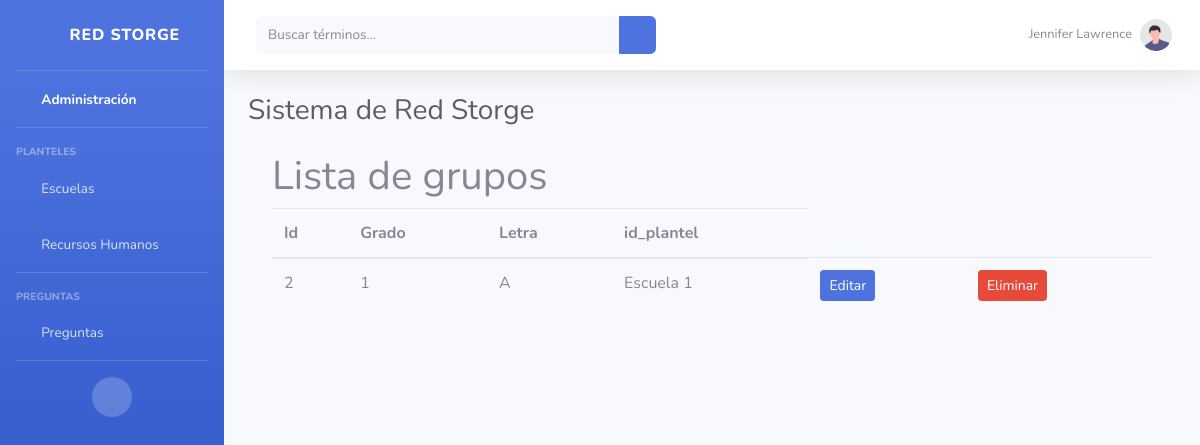
The page /escuelas/lista_grupos (signed in) on the database as committed earlier.
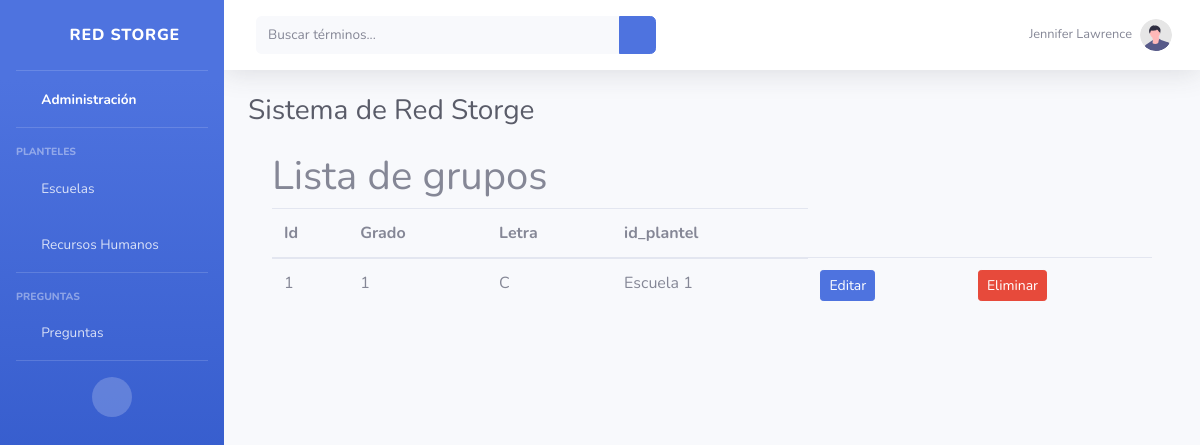
The same page on the database as committed later.
### escuelas/models.py (models this page shows, shortened)
class Grupo(models.Model):
    id_grupo = models.IntegerField(primary_key=True)
    grado = models.IntegerField()
    letra = models.CharField(max_length=1)
    id_palntel = models.ForeignKey("escuelas.Plantel", \
        verbose_name="plantel", on_delete=models.CASCADE)

class Plantel(models.Model):
    id_plantel = models.IntegerField(primary_key=True)
    nombre_plantel = models.CharField(max_length=300)
    domicilio = models.CharField(max_length=200)
    numero_telefono = models.CharField(max_length=200)
    def __str__(self):
        return f"{self.nombre_plantel}"

### escuelas/views.py (the view)
# urls.py: path('lista_grupos', views.ListaGrupos.as_view(), name='lista_grupos'),
class ListaGrupos(LoginRequiredMixin,ListView):
    model = Grupo
    login_url ='login'

### escuelas/templates/escuelas/grupo_list.html (shortened to what this page needs)
{% extends 'base.html' %}
{% block contenido %}
<h1>Lista de grupos</h1>
<table class="table">
    <thead>
        <tr>
            <th>Id</th>
            <th>Grado</th>
            <th>Letra</th>
            <th>id_plantel</th>
        </tr>
    </thead>
        <tbody>
            {% for grupo in object_list %}
                <tr>
                    <td>{{grupo.id_grupo}}</td>
                    <td>{{grupo.grado}}</td>
                    <td>{{grupo.letra}}</td>
                    <td>{{grupo.id_palntel}}</td>
                    <td><a class="btn btn-sm btn-primary"
                        href="{% url 'editar_grupo' grupo.id_grupo %}">
                        Editar
                    </a></td>
                     <td><a class="btn btn-sm btn-danger"
                        href="{% url 'eliminar_grupo' grupo.id_grupo %}">
                        Eliminar
                   </a></td>
                </tr>
            {% endfor %}
        </tbody>
 </table>
{% endblock contenido %}

### Preguntas/templates/base.html (shortened to what this page needs)
{% load static %}
<!DOCTYPE html>
<html lang="en">
<head>
    <link href="{% static 'css/all.min.css' %}" rel="stylesheet" type="text/css">
    <link href="{% static 'css/sb-admin-2.min.css' %}" rel="stylesheet">
</head>
<body id="page-top">
  <div id="wrapper">
      <ul class="navbar-nav bg-gradient-primary sidebar sidebar-dark accordion" id="accordionSidebar">
          <a class="sidebar-brand d-flex align-items-center justify-content-center" href="{% url 'home' %}">
              <div class="sidebar-brand-icon rotate-n-15">
                  <i class="fas fa-laugh-wink"></i>
              </div>
              <div class="sidebar-brand-text mx-3">Red Storge</div>
          </a>
          <hr class="sidebar-divider my-0">
          <li class="nav-item active">
              <a class="nav-link" href="{% url 'home' %}">
                  <i class="fas fa-fw fa-tachometer-alt"></i>
                  <span>Administración</span></a>
          </li>
          <hr class="sidebar-divider">
          <div class="sidebar-heading">
              Planteles
          </div>
          <li class="nav-item">
              <a class="nav-link collapsed" href="#" data-toggle="collapse" data-target="#collapseTwo"
                  aria-expanded="true" aria-controls="collapseTwo">
                  <i class="fas fa-fw fa-cog"></i>
                  <span>Escuelas</span>
              </a>
          </li>
          <li class="nav-item">
            <a class="nav-link collapsed" href="#" data-toggle="collapse" data-target="#collapsePersonal"
                aria-expanded="true" aria-controls="collapsePersonal">
                <i class="fas fa-fw fa-cog"></i>
                <span>Recursos Humanos</span>
            </a>
        </li>
          <hr class="sidebar-divider">
          <div class="sidebar-heading">
              Preguntas
          </div>
          <li class="nav-item">
              <a class="nav-link collapsed" href="#" data-toggle="collapse" data-target="#collapsePages"
                  aria-expanded="true" aria-controls="collapsePages">
                  <i class="fas fa-fw fa-folder"></i>
                  <span>Preguntas</span>
              </a>
          </li>
          <hr class="sidebar-divider d-none d-md-block">
          <div class="text-center d-none d-md-inline">
              <button class="rounded-circle border-0" id="sidebarToggle"></button>
          </div>
      </ul>
      <div id="content-wrapper" class="d-flex flex-column">
          <div id="content">
              <nav class="navbar navbar-expand navbar-light bg-white topbar mb-4 static-top shadow">
                  <form
                      class="d-none d-sm-inline-block form-inline mr-auto ml-md-3 my-2 my-md-0 mw-100 navbar-search">
                      <div class="input-group">
                          <input type="text" class="form-control bg-light border-0 small" placeholder="Buscar términos..."
                              aria-label="Search" aria-describedby="basic-addon2">
                          <div class="input-group-append">
                              <button class="btn btn-primary" type="button">
                                  <i class="fas fa-search fa-sm"></i>
                              </button>
                          </div>
                      </div>
                  </form>
                  <ul class="navbar-nav ml-auto">
                      <li class="nav-item dropdown no-arrow">
                          <a class="nav-link dropdown-toggle" href="#" id="userDropdown" role="button"
                              data-toggle="dropdown" aria-haspopup="true" aria-expanded="false">
                              <span class="mr-2 d-none d-lg-inline text-gray-600 small">Jennifer Lawrence</span>
                              <img class="img-profile rounded-circle"
                                  src="{% static 'img/undraw_profile.svg' %}">
                          </a>
                      </li>
                  </ul>
              </nav>
              <div class="container-fluid">
                  <div class="d-sm-flex align-items-center justify-content-between mb-4">
                      <h1 class="h3 mb-0 text-gray-800">Sistema de Red Storge</h1>
                  </div>
                  <div class="container">
                    {% block contenido %}
                    {% endblock contenido %}
                  </div>
              </div>
      </div>
  </div>
</body>
</html>

Rows that differ between the two databases and show on the page:
removed Grupo: id_grupo "2", grado "1", letra "A", id_palntel "Escuela 1"
added Grupo: id_grupo "1", grado "1", letra "C", id_palntel "Escuela 1"
